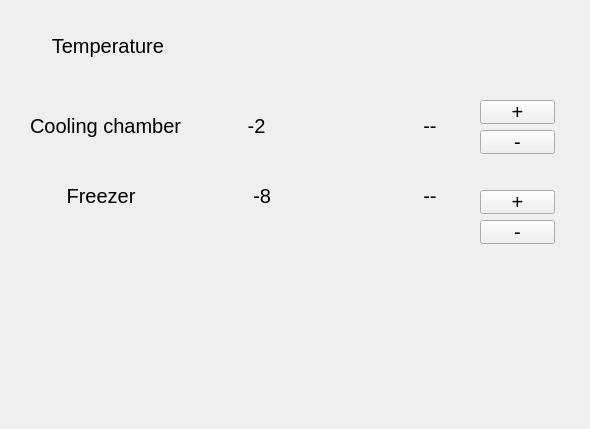
<?xml version="1.0" encoding="UTF-8"?>
<ui version="4.0">
 <class>ice_box</class>
 <widget class="QWidget" name="ice_box">
  <property name="geometry">
   <rect>
    <x>0</x>
    <y>0</y>
    <width>590</width>
    <height>429</height>
   </rect>
  </property>
  <property name="font">
   <font>
    <pointsize>15</pointsize>
   </font>
  </property>
  <property name="windowTitle">
   <string>Icebox</string>
  </property>
  <widget class="QLabel" name="ice_box_2">
   <property name="geometry">
    <rect>
     <x>30</x>
     <y>10</y>
     <width>151</width>
     <height>71</height>
    </rect>
   </property>
   <property name="font">
    <font>
     <pointsize>15</pointsize>
    </font>
   </property>
   <property name="text">
    <string>    Temperature</string>
   </property>
  </widget>
  <widget class="QLabel" name="ice_box_3">
   <property name="geometry">
    <rect>
     <x>220</x>
     <y>110</y>
     <width>71</width>
     <height>31</height>
    </rect>
   </property>
   <property name="font">
    <font>
     <pointsize>15</pointsize>
    </font>
   </property>
   <property name="text">
    <string>     -2</string>
   </property>
  </widget>
  <widget class="QLabel" name="ice_box_4">
   <property name="geometry">
    <rect>
     <x>30</x>
     <y>90</y>
     <width>171</width>
     <height>71</height>
    </rect>
   </property>
   <property name="font">
    <font>
     <pointsize>15</pointsize>
    </font>
   </property>
   <property name="text">
    <string>Cooling chamber</string>
   </property>
  </widget>
  <widget class="QLabel" name="ice_box_5">
   <property name="geometry">
    <rect>
     <x>0</x>
     <y>160</y>
     <width>171</width>
     <height>71</height>
    </rect>
   </property>
   <property name="font">
    <font>
     <pointsize>15</pointsize>
    </font>
   </property>
   <property name="text">
    <string>            Freezer</string>
   </property>
  </widget>
  <widget class="QLabel" name="ice_box_6">
   <property name="geometry">
    <rect>
     <x>220</x>
     <y>180</y>
     <width>61</width>
     <height>31</height>
    </rect>
   </property>
   <property name="font">
    <font>
     <pointsize>15</pointsize>
    </font>
   </property>
   <property name="text">
    <string>      -8</string>
   </property>
  </widget>
  <widget class="QLabel" name="label_temp_plan_high">
   <property name="geometry">
    <rect>
     <x>390</x>
     <y>110</y>
     <width>71</width>
     <height>31</height>
    </rect>
   </property>
   <property name="font">
    <font>
     <pointsize>15</pointsize>
    </font>
   </property>
   <property name="text">
    <string>      --</string>
   </property>
  </widget>
  <widget class="QLabel" name="label_temp_plan_down">
   <property name="geometry">
    <rect>
     <x>390</x>
     <y>180</y>
     <width>61</width>
     <height>31</height>
    </rect>
   </property>
   <property name="font">
    <font>
     <pointsize>15</pointsize>
    </font>
   </property>
   <property name="text">
    <string>      --</string>
   </property>
  </widget>
  <widget class="QPushButton" name="pushButton">
   <property name="geometry">
    <rect>
     <x>480</x>
     <y>100</y>
     <width>75</width>
     <height>24</height>
    </rect>
   </property>
   <property name="text">
    <string>+</string>
   </property>
  </widget>
  <widget class="QPushButton" name="pushButton_2">
   <property name="geometry">
    <rect>
     <x>480</x>
     <y>130</y>
     <width>75</width>
     <height>24</height>
    </rect>
   </property>
   <property name="text">
    <string>-</string>
   </property>
  </widget>
  <widget class="QPushButton" name="pushButton_3">
   <property name="geometry">
    <rect>
     <x>480</x>
     <y>190</y>
     <width>75</width>
     <height>24</height>
    </rect>
   </property>
   <property name="text">
    <string>+</string>
   </property>
  </widget>
  <widget class="QPushButton" name="pushButton_4">
   <property name="geometry">
    <rect>
     <x>480</x>
     <y>220</y>
     <width>75</width>
     <height>24</height>
    </rect>
   </property>
   <property name="text">
    <string>-</string>
   </property>
  </widget>
 </widget>
 <resources/>
 <connections/>
</ui>
